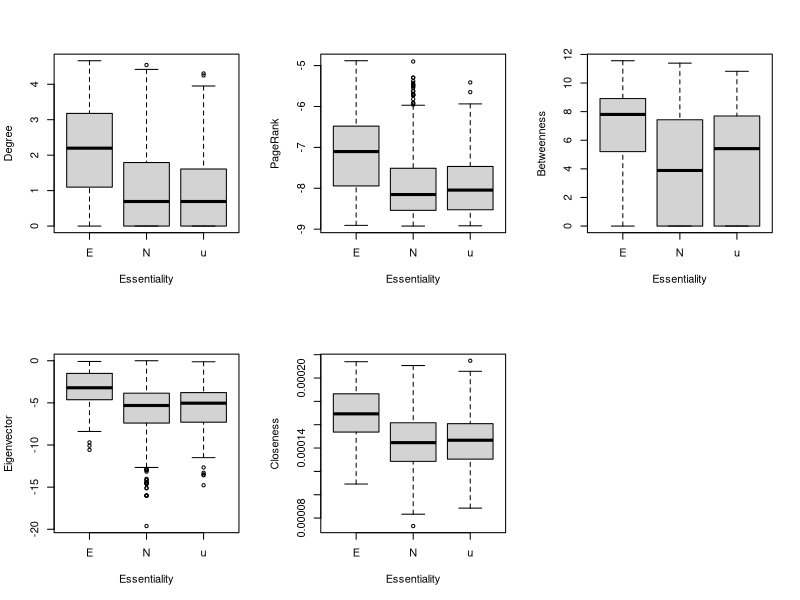
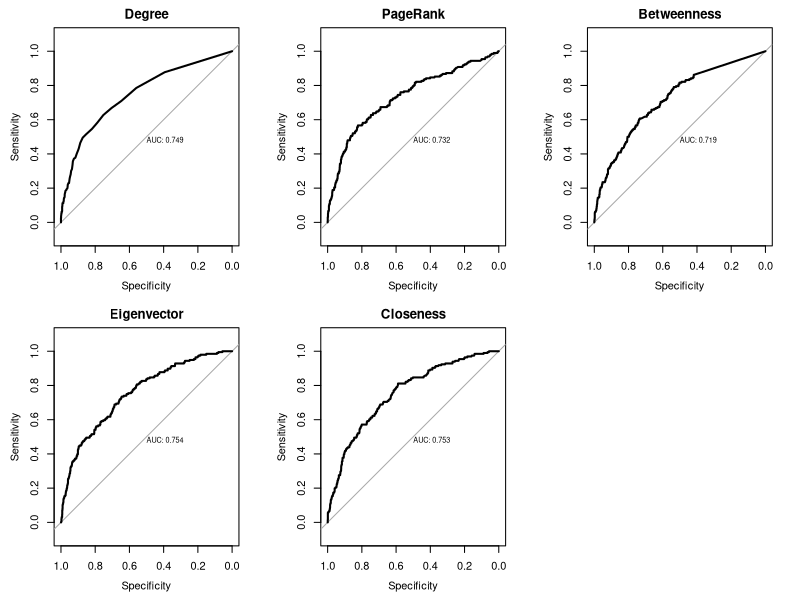

Write the R code that produced these figures, in order.
#############################################
# タンパク質相互作用ネットワークの中心性指標を使って
# タンパク質の必須性を調査する。
#############################################

# igraph パッケージ のインストール（もしインストールされていないなら）
if(!require(igraph)) install.packages("igraph")
# igraphパッケージの読み込み
library(igraph)

## 大腸菌のタンパク質相互作用ネットワークの読み込み
# Hu P, Janga SC, Babu M, Díaz-Mejía JJ, Butland G, et al.
# Global functional atlas of Escherichia coli encompassing previously uncharacterized proteins.
# PLoS Biol. 2009 Apr 28;7(4):e96. doi: 10.1371/journal.pbio.1000096.

# エッジリストの読み込み
d <- read.table("ecoli_ppi_Hu_etal_2009.txt")
# グラフオブジェクトの作成
g <- simplify(graph.data.frame(d,directed=F),remove.multiple=T,remove.loops=T)

# 最大連結成分の取得
cls <- clusters(g,"weak")
g <- delete.vertices(g,subset(V(g),cls$membership!=which(cls$csize==max(cls$csize))[[1]]))

## 中心性指標の計算
# 次数中心性（degree centrality）
degree <- degree(g)
# 固有ベクトル中心性（eigenvector centraliry）
eigen <- evcent(g)$vector
# PageRank
page <- page.rank(g)$vector
# 近接中心性（closeness centrality）
closen <- closeness(g)
# 媒介中心性（betweenness centrality）
between <- betweenness(g)

## データフレームにまとめる
nprop <- data.frame(V(g)$name,degree,eigen,page,closen,between)
names(nprop)[[1]] <- "gene"

## タンパク質の必須性のデータを読み込む
# Baba T, Ara T, Hasegawa M, Takai Y, Okumura Y, Baba M, Datsenko KA, Tomita M, Wanner BL, Mori H
# Construction of Escherichia coli K-12 in-frame, single-gene knockout mutants: the Keio collection.
# Mol Syst Biol. 2006;2:2006.0008. Epub 2006 Feb 21. doi: 10.1038/msb4100050
ess <- read.table("ecoli_proteins_essentiality_Baba2006MSB.txt",header=T)
# 必須（E），非必須（N），不明（u）

## 中心性指標のデータと必須性のデータをマージする
d <- merge(ess,nprop,by="gene")

## Boxplot
layout(matrix(1:6, ncol=3))
# 次数中心性（degree centrality）
boxplot(log(d$degree)~d$essential,xlab="Essentiality",ylab="Degree")
# 固有ベクトル中心性（eigenvector centraliry）
boxplot(log(d$eigen)~d$essential,xlab="Essentiality",ylab="Eigenvector")
# PageRank
boxplot(log(d$page)~d$essential,xlab="Essentiality",ylab="PageRank")
# 近接中心性（closeness centrality）
boxplot(d$closen~d$essential,xlab="Essentiality",ylab="Closeness")
# 媒介中心性（betweenness centrality）
boxplot(log(d$between+1)~d$essential,xlab="Essentiality",ylab="Betweenness")

## 必須タンパク質と非必須タンパク質の中心性指標の差を統計検定する。
# 必須タンパク質の中心性指標
ess_nprop <- d[d$essential=="E",]
# 非必須タンパク質の中心性指標
noness_nprop <- d[d$essential=="N",]

# wilcoxon test
# 次数中心性（degree centrality）
wilcox.test(ess_nprop$degree,noness_nprop$degree)
# 固有ベクトル中心性（eigenvector centraliry）
wilcox.test(ess_nprop$eigen,noness_nprop$degree)
# PageRank
wilcox.test(ess_nprop$page,noness_nprop$degree)
# 近接中心性（closeness centrality）
wilcox.test(ess_nprop$closen,noness_nprop$degree)
# 媒介中心性（betweenness centrality）
wilcox.test(ess_nprop$between,noness_nprop$degree)

## 単一の中心性指標を使って必須性を予測する。
# unknownの遺伝子を除外する
d2 <- d[d$essential!="n",]
# 必須なら1，非必須なら0とする。
d2$essential <- ifelse(d2$essential == "E",1,0)

# ROCカーブを書くためのパッケージを読み込む
if(!require(pROC)) install.packages("pROC")
library(pROC)

# ROCカーブをプロットする。
layout(matrix(1:6, ncol=3))
# 次数中心性（degree centrality）
plot.roc(d2$essential,d2$degree,print.auc=T,main="Degree")
# 固有ベクトル中心性（eigenvector centraliry）
plot.roc(d2$essential,d2$eigen,print.auc=T,main="Eigenvector")
# PageRank
plot.roc(d2$essential,d2$page,print.auc=T,main="PageRank")
# 近接中心性（closeness centrality）
plot.roc(d2$essential,d2$closen,print.auc=T,main="Closeness")
# 媒介中心性（betweenness centrality）
plot.roc(d2$essential,d2$between,print.auc=T,main="Betweenness")
